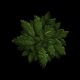

The image is a tile-based game level rendered from a .tmx file. Its description and complete source (layers, tilesets, objects, tile grids) follow:
An orthogonal 10x10 tile map with 8x8 px tiles, 1 tile layer (mytiles).

<map version="1.0" tiledversion="2017.07.26" orientation="orthogonal" renderorder="left-up" width="10" height="10" tilewidth="8" tileheight="8" nextobjectid="1">
 <tileset firstgid="1" source="trees_64x64.tsx" />
 <layer name="mytiles" width="10" height="10">
  <data encoding="csv">
0,0,0,0,0,0,0,0,0,0,
0,0,0,0,0,0,0,0,0,0,
0,0,0,0,0,0,0,0,0,0,
0,0,0,0,0,0,0,0,0,0,
0,0,0,0,0,0,0,0,0,0,
0,0,0,0,0,0,0,0,0,0,
0,0,0,0,0,0,0,0,0,0,
0,0,0,0,0,0,0,0,0,0,
0,1,0,0,0,0,0,0,0,0,
0,0,0,0,0,0,0,0,0,0
</data>
 </layer>
</map>
